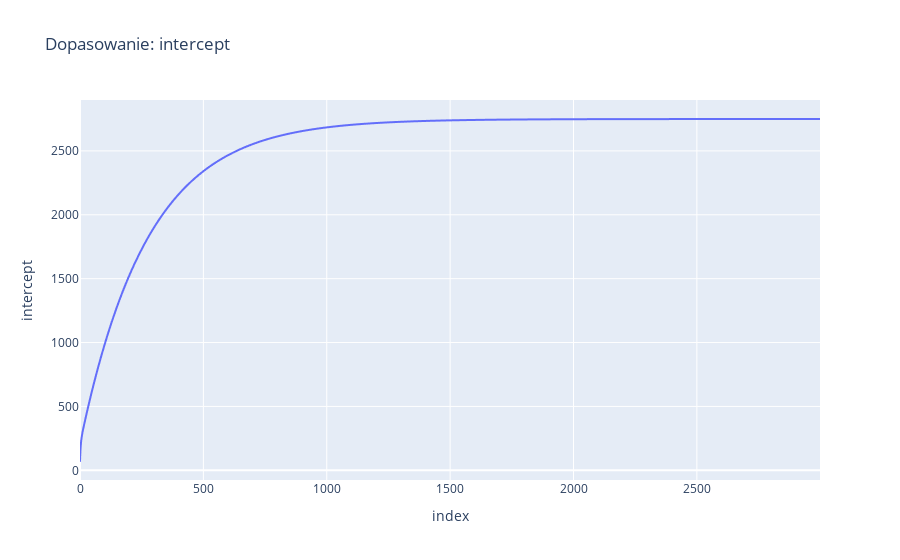

The notebook cell saved with this chart:
### Code cell
px.line(df, y='intercept', width=800, title='Dopasowanie: intercept')

### Figure 1 — Plotly figure (JSON) as saved in the notebook; plotly's stock layout.template omitted (floating-point values rounded to 4 significant figures; data arrays with more than 128 entries replaced by an {"elided": "..."} marker saying what was removed)
{"data": [{"hovertemplate": "index=%{x}<br>intercept=%{y}<extra></extra>", "legendgroup": "", "line": {"color": "#636efa", "dash": "solid"}, "marker": {"symbol": "circle"}, "mode": "lines", "name": "", "showlegend": false, "type": "scattergl", "x": {"elided": "3000 int values"}, "xaxis": "x", "y": {"elided": "3000 float values"}, "yaxis": "y"}], "layout": {"autosize": true, "legend": {"tracegroupgap": 0}, "title": {"text": "Dopasowanie: intercept"}, "xaxis": {"anchor": "y", "autorange": true, "domain": [0, 1], "range": [0, 2999], "title": {"text": "index"}, "type": "linear"}, "yaxis": {"anchor": "x", "autorange": true, "domain": [0, 1], "range": [-75.93, 2899.0], "title": {"text": "intercept"}, "type": "linear"}}}
